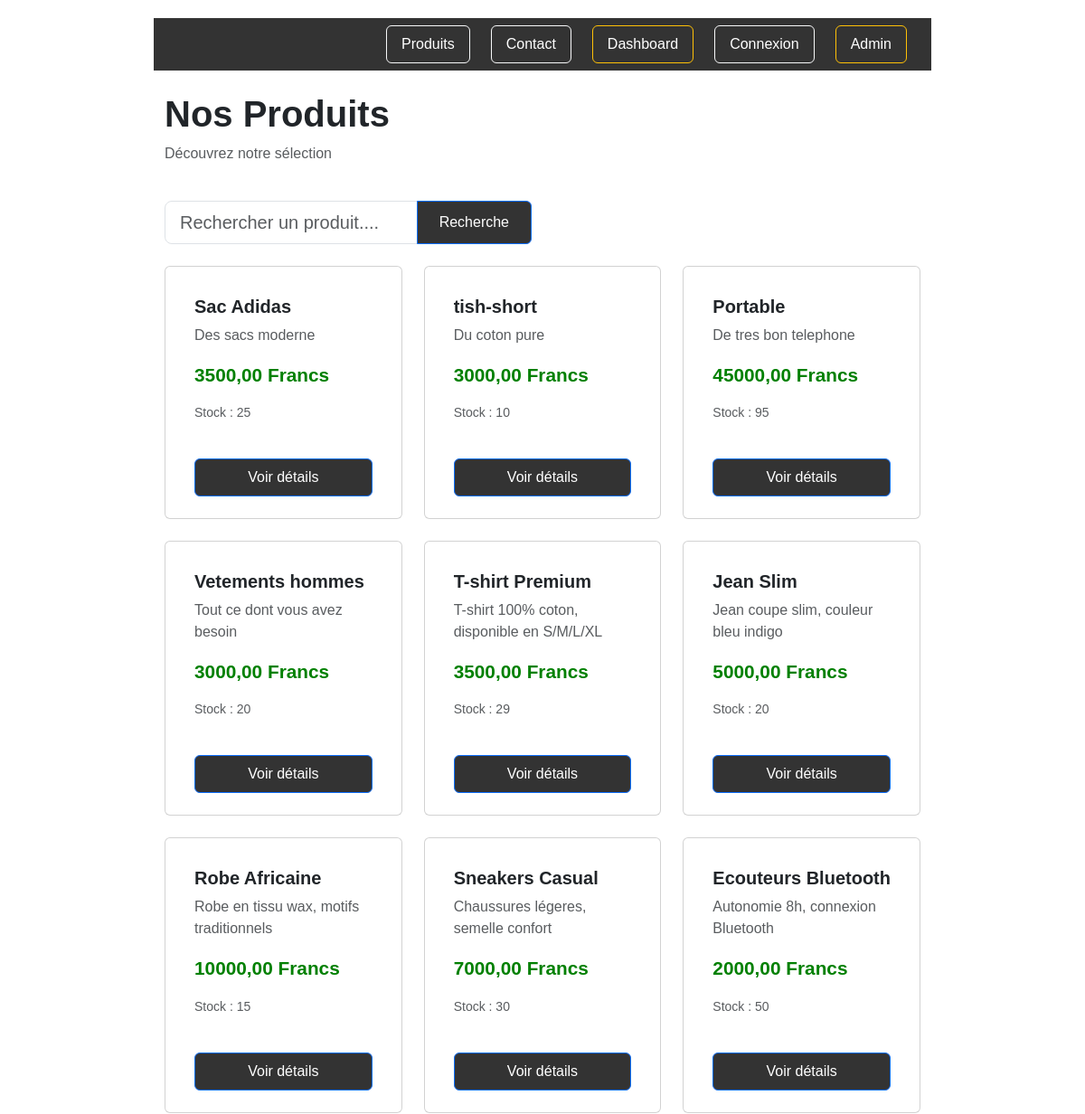
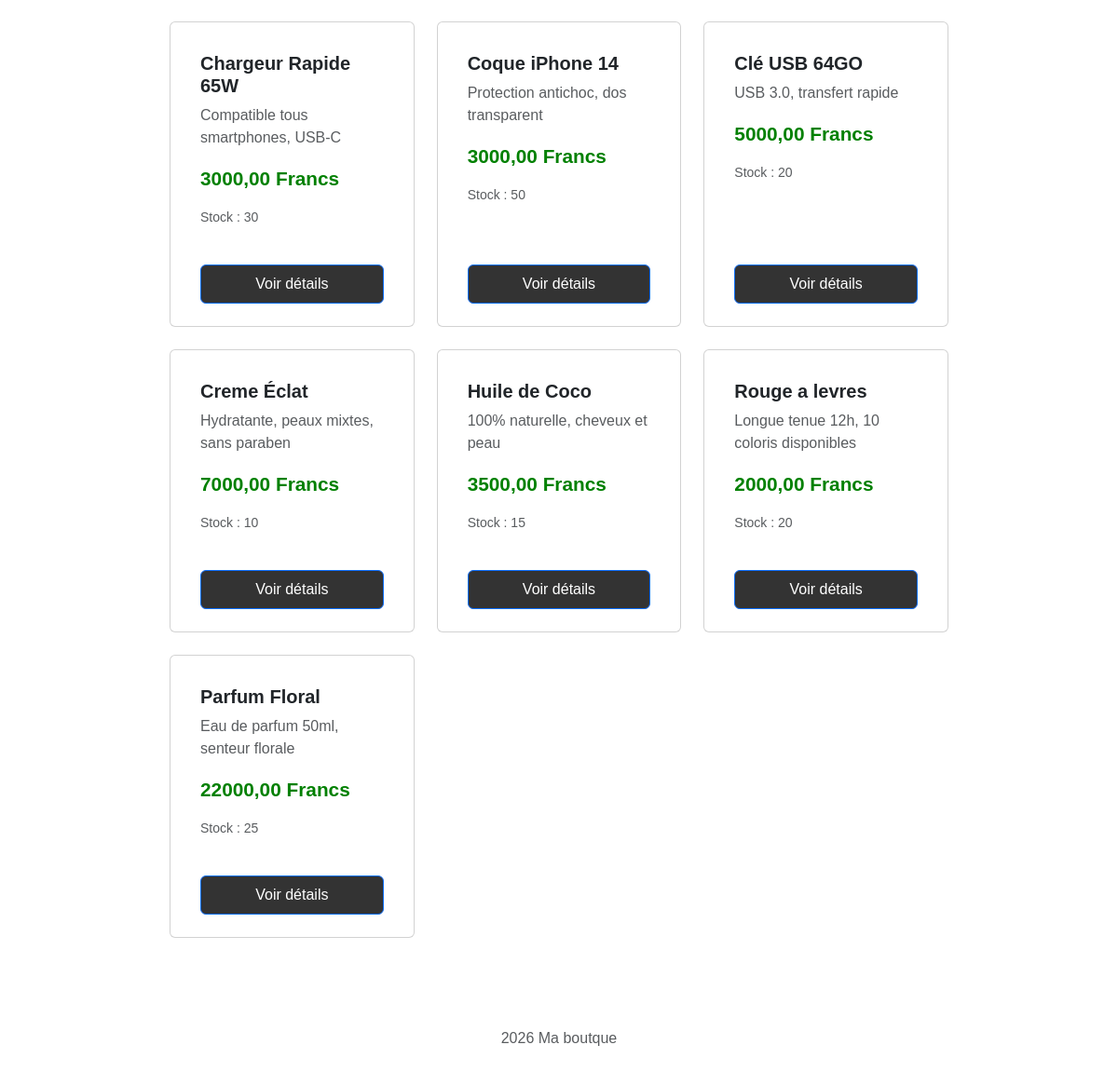
Page /produits/ on the committed database (2 pictures, top to bottom).
### boutique/models.py (models this page shows, shortened)
class Produit(models.Model):
    nom = models.CharField(max_length=200)
    description = models.TextField()
    prix = models.DecimalField(max_digits=8, decimal_places=2)
    stock = models.PositiveIntegerField(default=0)
    disponible = models.BooleanField(default=True)
    date_ajout = models.DateTimeField(auto_now_add=True)
    image  =models.ImageField(
        upload_to='produits/',
        blank=True,
        null=True
    )

### boutique/views.py (the view)
# urls.py: path('',views.liste_produits, name='liste'),
def liste_produits(request):
    produits = Produit.objects.filter(disponible=True)
    query = request.GET.get('q')
    if query:
        produits = produits.filter(nom__icontains=query)
    return render (request,'boutique/liste.html',{
        'produits':produits,
        'query':query,
    })

### templates/boutique/liste.html (shortened to what this page needs)
{% extends "boutique/base.html" %}
{% block content %}
<div class="row mb-4">
    <div class="col">
        <h1 class="fw-bold">Nos Produits</h1>
        <p class="text-muted">Découvrez notre sélection</p>
    </div>
</div>
<div class="row mb-4">
    <div class="col-md-6">
        <form method="get">
            <div class="input-group">
                <input type="text"
                name="q"
                value="{% if query %}{{query}}{% endif %}"
                class="form-control form-control-lg"
                placeholder="Rechercher un produit....">
                <button type="submit" class="btn btn-primary px-4">Recherche</button>
            </div>
        </form>
    </div>
</div>
{% if produits %}
<div class="row row-cols-l row-cols-md-3 g-4">
    {% for produit in produits  %}
    <div class="col">
        <div class="card h-100 p-3">
            <div class="card-body">
                <h5 class="card-title fw-bold">{{produit.nom}}</h5>
                <p class="card-text text-muted">{{produit.description}}</p>
                <p class="prix">{{produit.prix}} Francs</p>
                <p class="text-muted small">Stock : {{produit.stock}}</p>
            </div>
            <div class="card-footer bg-white border-0">
                <a href="{% url 'boutique:detail' produit.pk %}" class="btn btn-primary w-100">
                    Voir détails
                </a>
            </div>
        </div>
    </div>
    {% endfor %}
</div>
{% else %}
<div class="alert alert-info">Aucun produit disponible</div>
{% endif %}
{% endblock  %}

### templates/boutique/base.html (shortened to what this page needs)
<!DOCTYPE html>
<html lang="en">
<head>
    <link  href="https://cdn.jsdelivr.net/npm/bootstrap@5.3.0/dist/css/bootstrap.min.css"  rel="stylesheet">
</head>
<body>
    <nav class="navbar navbar-expand-lg navbar-dark mb-4">
        <div class="container">
            <div class="navbar-nav ms-auto flex-row gap-2">
                <a href="{% url 'boutique:liste' %}" class="btn btn-outline-light">
                    Produits
                </a>
                <a href="{% url 'boutique:contact' %}" class="btn btn-outline-light">
                    Contact
                </a>
                <a href="{% url 'boutique:admin_dashboard' %}" class="btn btn-outline-warning">
                    Dashboard
                </a>
                {% if user.is_authenticated %}
                <a href="{% url 'boutique:profil' %}" class="btn btn-outline-light">
                    {{user.username}}
                </a>
                <form method="post" action="{% url 'logout' %}" style="display: inline;">
                    {% csrf_token %}
                    <button type="submit" class="btn btn-outline-danger">
                        Déconnexion
                    </button>
                </form>
                {% else %}
                <a href="{% url 'login' %}" class="btn btn-outline-light">
                    Connexion
                </a>
                {% endif %}
                <a href="/admin/" class="btn btn-outline-warning">
                    Admin
                </a>
            </div>
        </div>
    </nav>
    <div class="container">
        {% block content %}
        {% endblock  %}
    </div>
    <footer class="text-center text-muted py-4 mt-5">
        <br>
        <p>2026 Ma boutque</p>
    </footer>
</body>
</html>

### templates/boutique/base.html (style rules this page uses)
body { font-family:Arial; max-width:900px; margin:auto; padding: 20px; }
nav { background:#333; padding:10px; margin-bottom:20px; }
nav a { color:#155724; text-decoration: none; margin-right:15px; }
.prix { color:green; font-size: 1.3em; font-weight:bold; }
.btn { background:#333; color:white; padding:8px 16px; text-decoration:non; border-raduis:4px }

### rows in the picture
Produit: nom "Sac Adidas", description "Des sacs moderne", prix "3500,00", stock "25"
Produit: nom "tish-short", description "Du coton pure", prix "3000,00", stock "10"
Produit: nom "Portable", description "De tres bon telephone", prix "45000,00", stock "95"
Produit: nom "Vetements hommes", description "Tout ce dont vous avez besoin", prix "3000,00", stock "20"
Produit: nom "T-shirt Premium", description "T-shirt 100% coton, disponible en S/M/L/XL", prix "3500,00", stock "29"
Produit: nom "Jean Slim", description "Jean coupe slim, couleur bleu indigo", prix "5000,00", stock "20"
Produit: nom "Robe Africaine", description "Robe en tissu wax, motifs traditionnels", prix "10000,00", stock "15"
Produit: nom "Sneakers Casual", description "Chaussures légeres, semelle confort", prix "7000,00", stock "30"
Produit: nom "Ecouteurs Bluetooth", description "Autonomie 8h, connexion Bluetooth", prix "2000,00", stock "50"
Produit: nom "Chargeur Rapide 65W", description "Compatible tous smartphones, USB-C", prix "3000,00", stock "30"
Produit: nom "Coque iPhone 14", description "Protection antichoc, dos transparent", prix "3000,00", stock "50"
Produit: nom "Clé USB 64GO", description "USB 3.0, transfert rapide", prix "5000,00", stock "20"
Produit: nom "Creme Éclat", description "Hydratante, peaux mixtes, sans paraben", prix "7000,00", stock "10"
Produit: nom "Huile de Coco", description "100% naturelle, cheveux et peau", prix "3500,00", stock "15"
Produit: nom "Rouge a levres", description "Longue tenue 12h, 10 coloris disponibles", prix "2000,00", stock "20"
Produit: nom "Parfum Floral", description "Eau de parfum 50ml, senteur florale", prix "22000,00", stock "25"
